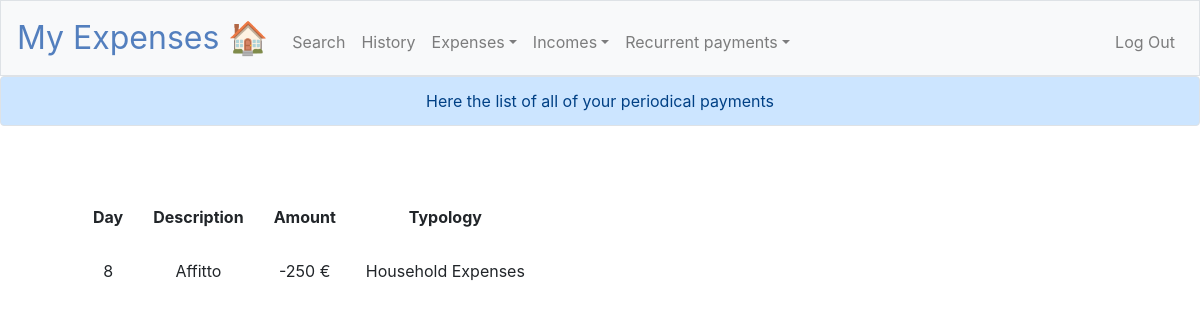
The app's page /showperiodicals (signed in) with its own data.
### tables this page shows
CREATE TABLE periodical (id INTEGER, userid INTEGER, day INTEGER, description TEXT, amount DECIMAL(12,2), type TEXT, checkdate NUMERIC DEFAULT 0, FOREIGN KEY(userid) REFERENCES users(id), PRIMARY KEY(id), CHECK(day>0 AND day<32));

### application.py (the view)
@app.route("/showperiodicals")
@login_required
def showperiodicals():
    rows = db.execute("SELECT day, description, amount, type FROM periodical WHERE userid = ? ORDER BY day DESC", session.get("user_id"))
    flash('Here the list of all of your periodical payments')
    return render_template("showperiodicals.html", rows=rows)

### application.py (called while the page is built)
@app.after_request
def after_request(response):
    response.headers["Cache-Control"] = "no-cache, no-store, must-revalidate"
    response.headers["Expires"] = 0
    response.headers["Pragma"] = "no-cache"
    return response

### helpers.py (called while the page is built)
def login_required(f):
    @wraps(f)
    def decorated_function(*args, **kwargs):
        if session.get("user_id") is None:
            return redirect("/login")
        return f(*args, **kwargs)
    return decorated_function

### templates/showperiodicals.html (shortened to what this page needs)
{% extends "layout.html" %}
{% block main %}
<form action="/showperiodicals">
    <table>
        <tr>
            <th>Day</th>
            <th>Description</th>
            <th>Amount</th>
            <th>Typology</th>
        {% for row in rows %}
            </tr>
                <td>{{ row.day }}</td>
                <td>{{ row.description }}</td>
                <td>{{ row.amount }} €</td>
                <td>{{ row.type }}</td>
        {% endfor %}
    </table>
</form>
{% endblock %}

### static/styles.css (style rules this page uses)
th, td { padding: 15px; }

### records on screen
periodical: day "8", description "Affitto", amount "-250", type "Household Expenses"

### other values on screen
{{ get_flashed_messages() | join(" ") }} "Here the list of all of your periodical payments"
